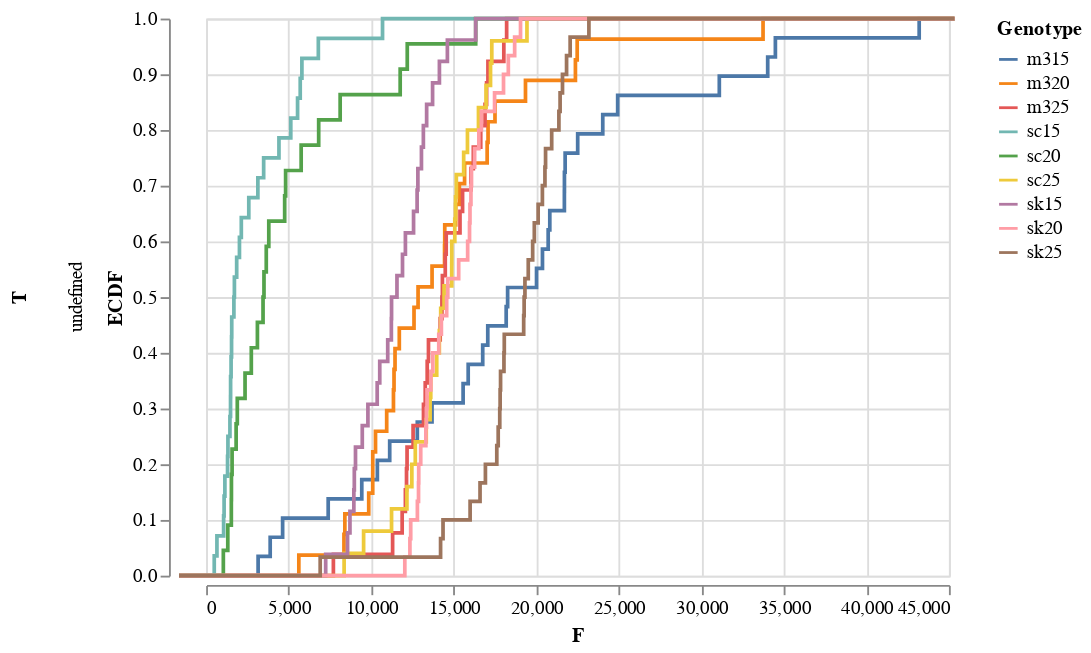

The code cell stored with this chart in its notebook:
### Code cell
axis_scale = alt.Scale(domain=[0, 45000])

p1 = altcat.catplot(data=df_tidy,
               mark='line',
               encoding=dict(x=alt.X('F:Q',scale=axis_scale),
                             color=alt.Color('Condition:N', title='Genotype'))
                            #ow= alt.Row('T:N',title='T')),
               transform='ecdf')
p1

### Figure 1 — Vega-Lite specification as saved in the notebook (floating-point values rounded to 4 significant figures; data arrays with more than 128 entries replaced by an {"elided": "..."} marker saying what was removed)
{"$schema": "https://vega.github.io/schema/vega-lite/v2.6.0.json", "config": {"view": {"height": 300, "width": 400}}, "data": {"name": "data-adbf9b06f8feef5a3e9b98923530dcf2"}, "datasets": {"data-adbf9b06f8feef5a3e9b98923530dcf2": {"elided": "504 records"}}, "encoding": {"color": {"field": "Condition", "scale": {}, "title": "Genotype", "type": "nominal"}, "order": {"field": "F", "sort": "ascending", "type": "quantitative"}, "row": {"field": "T", "title": "T", "type": "nominal"}, "x": {"field": "F", "scale": {"domain": [0, 45000]}, "type": "quantitative"}, "y": {"field": "__ECDF", "title": "ECDF", "type": "quantitative"}}, "mark": {"type": "line"}}
